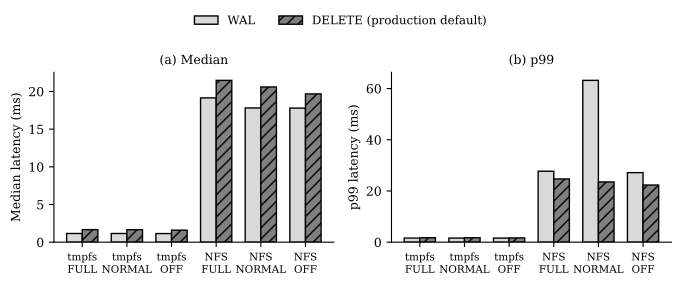

Here is the Python script that generated this plot:
"""Generate the paper's RQ4 WAL-vs-DELETE latency figure.

Run from anywhere; writes ``rq4_chart.pdf`` next to this script. Both
journal-mode series below come from the same matched 500,000-call,
20-configuration sweep. This script plots that preserved summary; it does
not rerun the benchmark.
"""
import os
import matplotlib
matplotlib.use("Agg")
import matplotlib.pyplot as plt
import numpy as np

plt.rcParams["font.family"] = "DejaVu Serif"
plt.rcParams["font.size"] = 9
plt.rcParams["pdf.fonttype"] = 42
plt.rcParams["ps.fonttype"] = 42

# "Both" phase, matched storage/synchronization settings from one sweep.
configs = ["tmpfs\nFULL", "tmpfs\nNORMAL", "tmpfs\nOFF", "NFS\nFULL", "NFS\nNORMAL", "NFS\nOFF"]
wal_median = [1.1534665, 1.1485085, 1.144393, 19.1459685, 17.808912, 17.7920735]
delete_median = [1.6685445, 1.659228, 1.596192, 21.4688695, 20.596620, 19.680626]
wal_p99 = [1.607601, 1.601215, 1.592974, 27.698705, 63.184215, 27.159032]
delete_p99 = [1.748420, 1.735073, 1.670293, 24.681349, 23.517951, 22.316034]

fig, axes = plt.subplots(1, 2, figsize=(6.9, 2.6))

x = np.arange(len(configs))
width = 0.35

ax = axes[0]
ax.bar(x - width/2, wal_median, width, label="WAL", color="0.85", edgecolor="black", hatch="")
ax.bar(x + width/2, delete_median, width, label="DELETE (production default)", color="0.5", edgecolor="black", hatch="///")
ax.set_ylabel("Median latency (ms)")
ax.set_xticks(x)
ax.set_xticklabels(configs, fontsize=7.5)
ax.set_title("(a) Median", fontsize=9)
ax.spines["top"].set_visible(False)
ax.spines["right"].set_visible(False)

ax = axes[1]
ax.bar(x - width/2, wal_p99, width, label="WAL", color="0.85", edgecolor="black", hatch="")
ax.bar(x + width/2, delete_p99, width, label="DELETE (production default)", color="0.5", edgecolor="black", hatch="///")
ax.set_ylabel("p99 latency (ms)")
ax.set_xticks(x)
ax.set_xticklabels(configs, fontsize=7.5)
ax.set_title("(b) p99", fontsize=9)
ax.spines["top"].set_visible(False)
ax.spines["right"].set_visible(False)

handles, labels = axes[0].get_legend_handles_labels()
fig.legend(handles, labels, loc="upper center", bbox_to_anchor=(0.5, 1.08), ncol=2, frameon=False, fontsize=8.5)

plt.tight_layout(rect=[0, 0, 1, 0.94])
out = os.path.join(os.path.dirname(os.path.abspath(__file__)), "rq4_chart.pdf")
plt.savefig(out, bbox_inches="tight")
print("saved", out)
